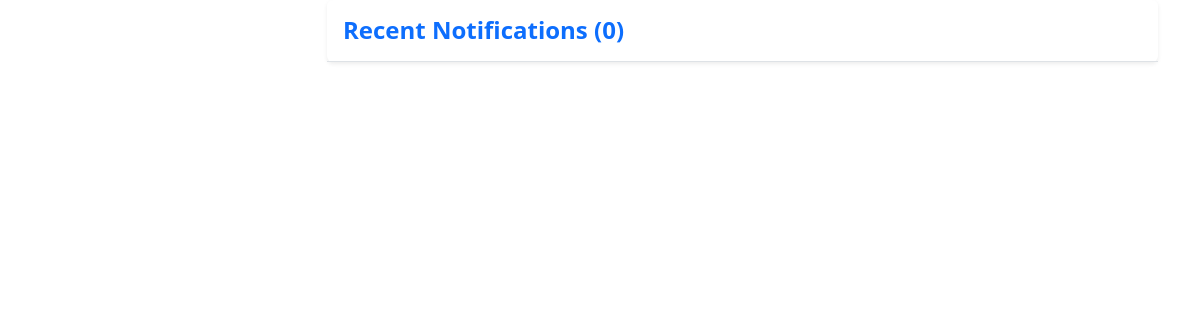
Page /auth1/user/25/notifications on the earlier database version.
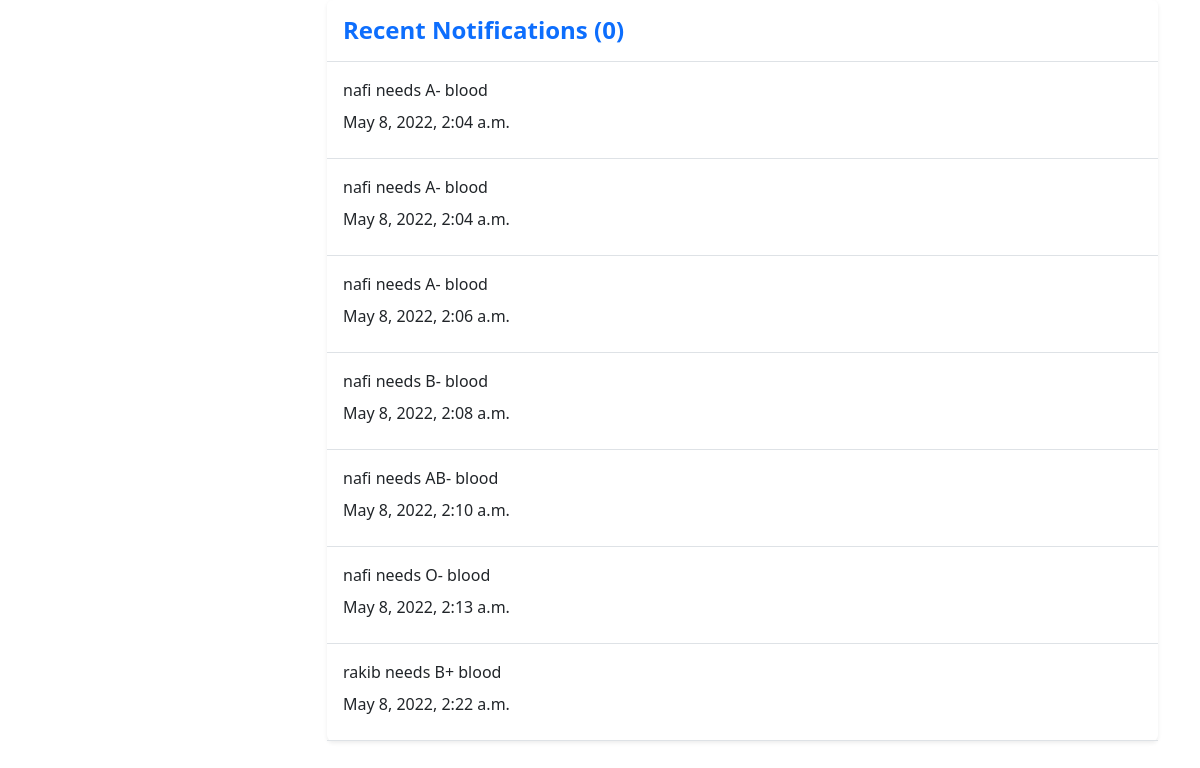
Same page on the later database version.
### auth1/models.py (models this page shows)
class Notification(models.Model):
	message = models.CharField(max_length=255)
	receiver = models.ManyToManyField(RegisterUser, related_name='receiver')
	read_by = models.ManyToManyField(RegisterUser, related_name='read_by', blank=True, null=True)
	context = models.IntegerField(null=True)
	creation_date = models.DateTimeField(default=timezone.now)

### auth1/views.py (the view)
# urls.py: path('user/<int:pk>/notifications', views.view_notifications, name='view_notifications'),
def view_notifications(request, pk):
    user = request.user.id
    notifications = Notification.objects.filter(receiver=user)
    unread_notifications = Notification.objects.filter(receiver=user).exclude(read_by=user)
    total_unread_notifications = len(unread_notifications)
    return render(request, 'auth1/notifications.html', {
        'notifications': notifications,
        'total_unread_notifications': total_unread_notifications,
    })

### auth1/templates/auth1/notifications.html (shortened to what this page needs)
<link rel="stylesheet"
    href="https://cdnjs.cloudflare.com/ajax/libs/MaterialDesign-Webfont/5.3.45/css/materialdesignicons.css"
 />
{% load bootstrap5 %}
{% bootstrap_css %}
<div class="container">
    <div class="row">
        <div class="col-lg-3 left">
        </div>
        <div class="col-lg-9 right">
            <div class="box shadow-sm rounded bg-white mb-3">
                <div class="box-title border-bottom p-3">
                    <h4 class="m-0 text-primary fw-bold">Recent Notifications   ({{total_unread_notifications}}) </h4>
                </div>
                <div class="box-body p-0">
                    {% for notification in notifications %}
                    <div class="p-3 d-flex align-items-center border-bottom osahan-post-header">
                        <div class="font-weight-bold mr-3">
                            <div class="mb-2">{{ notification.message }}</div>
                            <div class="mb-2">{{ notification.creation_date }}</div>
                        </div>
                    </div>
                    {% endfor %}
                </div>
            </div>
        </div>
    </div>

Differences in the rows shown:
added Notification: message "nafi needs A- blood", creation_date "May 8, 2022, 2:04 a.m."
added Notification: message "nafi needs A- blood", creation_date "May 8, 2022, 2:04 a.m."
added Notification: message "nafi needs A- blood", creation_date "May 8, 2022, 2:06 a.m."
added Notification: message "nafi needs B- blood", creation_date "May 8, 2022, 2:08 a.m."
added Notification: message "nafi needs AB- blood", creation_date "May 8, 2022, 2:10 a.m."
added Notification: message "nafi needs O- blood", creation_date "May 8, 2022, 2:13 a.m."
added Notification: message "rakib needs B+ blood", creation_date "May 8, 2022, 2:22 a.m."
